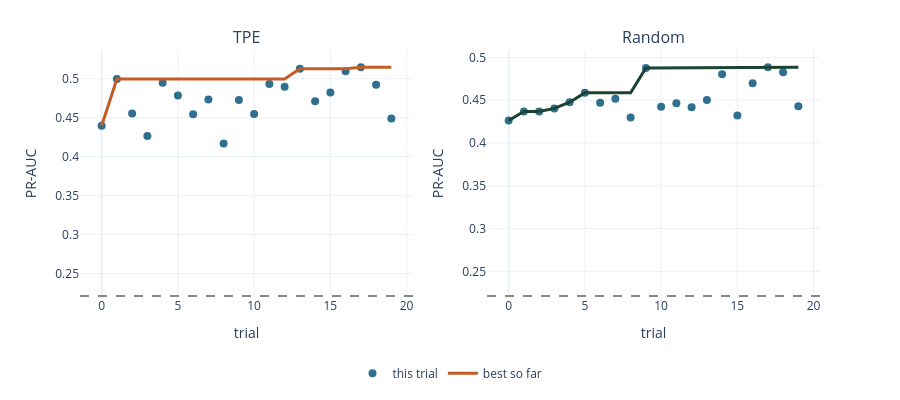

Notebook code cell kept with this figure:
### Markdown cell above
Left = TPE, right = random. Orange / green = **best so far**. TPE's line often climbs sooner. Random can still luck into a good draw; it just does not aim.

### Code cell
def add_history(fig, study, col, showlegend, best_color):
    numbers = [t.number for t in study.trials]
    scores = [t.value for t in study.trials]
    best = pd.Series(scores).cummax()
    fig.add_trace(
        go.Scatter(
            x=numbers,
            y=scores,
            mode="markers",
            name="this trial",
            marker={"color": "#2F6F8F", "size": 8},
            showlegend=showlegend,
        ),
        row=1,
        col=col,
    )
    fig.add_trace(
        go.Scatter(
            x=numbers,
            y=best,
            mode="lines",
            name="best so far",
            line={"width": 3, "color": best_color},
            showlegend=showlegend,
        ),
        row=1,
        col=col,
    )
    fig.add_hline(y=baseline, line_dash="dash", line_color="#888888", row=1, col=col)


fig = make_subplots(rows=1, cols=2, subplot_titles=("TPE", "Random"))
add_history(fig, xgb_tpe, 1, True, "#C45C26")
add_history(fig, xgb_random, 2, False, "#1B4332")
fig.update_xaxes(title_text="trial")
fig.update_yaxes(title_text="PR-AUC")
fig.update_layout(
    template="plotly_white",
    height=400,
    legend={"orientation": "h", "y": -0.25, "x": 0.5, "xanchor": "center"},
    margin={"b": 90, "t": 50},
)
fig.show()

### Figure 1 — Plotly figure (JSON) as saved in the notebook; plotly's stock layout.template omitted (floating-point values rounded to 4 significant figures)
{"data": [{"marker": {"color": "#2F6F8F", "size": 8}, "mode": "markers", "name": "this trial", "showlegend": true, "type": "scatter", "x": [0, 1, 2, 3, 4, 5, 6, 7, 8, 9, 10, 11, 12, 13, 14, 15, 16, 17, 18, 19], "xaxis": "x", "y": [0.4397, 0.4995, 0.4553, 0.4264, 0.4948, 0.4783, 0.4544, 0.4734, 0.4168, 0.4729, 0.4546, 0.4934, 0.4896, 0.5129, 0.4711, 0.4823, 0.5095, 0.5146, 0.4922, 0.449], "yaxis": "y"}, {"line": {"color": "#C45C26", "width": 3}, "mode": "lines", "name": "best so far", "showlegend": true, "type": "scatter", "x": [0, 1, 2, 3, 4, 5, 6, 7, 8, 9, 10, 11, 12, 13, 14, 15, 16, 17, 18, 19], "xaxis": "x", "y": [0.4397, 0.4995, 0.4995, 0.4995, 0.4995, 0.4995, 0.4995, 0.4995, 0.4995, 0.4995, 0.4995, 0.4995, 0.4995, 0.5129, 0.5129, 0.5129, 0.5129, 0.5146, 0.5146, 0.5146], "yaxis": "y"}, {"marker": {"color": "#2F6F8F", "size": 8}, "mode": "markers", "name": "this trial", "showlegend": false, "type": "scatter", "x": [0, 1, 2, 3, 4, 5, 6, 7, 8, 9, 10, 11, 12, 13, 14, 15, 16, 17, 18, 19], "xaxis": "x2", "y": [0.4262, 0.4369, 0.4367, 0.4404, 0.4477, 0.4586, 0.447, 0.4518, 0.4299, 0.4878, 0.4422, 0.4464, 0.4419, 0.4501, 0.4805, 0.4323, 0.4699, 0.4884, 0.4827, 0.443], "yaxis": "y2"}, {"line": {"color": "#1B4332", "width": 3}, "mode": "lines", "name": "best so far", "showlegend": false, "type": "scatter", "x": [0, 1, 2, 3, 4, 5, 6, 7, 8, 9, 10, 11, 12, 13, 14, 15, 16, 17, 18, 19], "xaxis": "x2", "y": [0.4262, 0.4369, 0.4369, 0.4404, 0.4477, 0.4586, 0.4586, 0.4586, 0.4586, 0.4878, 0.4878, 0.4878, 0.4878, 0.4878, 0.4878, 0.4878, 0.4878, 0.4884, 0.4884, 0.4884], "yaxis": "y2"}], "layout": {"annotations": [{"font": {"size": 16}, "showarrow": false, "text": "TPE", "x": 0.225, "xanchor": "center", "xref": "paper", "y": 1, "yanchor": "bottom", "yref": "paper"}, {"font": {"size": 16}, "showarrow": false, "text": "Random", "x": 0.775, "xanchor": "center", "xref": "paper", "y": 1, "yanchor": "bottom", "yref": "paper"}], "height": 400, "legend": {"orientation": "h", "x": 0.5, "xanchor": "center", "y": -0.25}, "margin": {"b": 90, "t": 50}, "shapes": [{"line": {"color": "#888888", "dash": "dash"}, "type": "line", "x0": 0, "x1": 1, "xref": "x domain", "y0": 0.2213, "y1": 0.2213, "yref": "y"}, {"line": {"color": "#888888", "dash": "dash"}, "type": "line", "x0": 0, "x1": 1, "xref": "x2 domain", "y0": 0.2213, "y1": 0.2213, "yref": "y2"}], "xaxis": {"anchor": "y", "domain": [0, 0.45], "title": {"text": "trial"}}, "xaxis2": {"anchor": "y2", "domain": [0.55, 1], "title": {"text": "trial"}}, "yaxis": {"anchor": "x", "domain": [0, 1], "title": {"text": "PR-AUC"}}, "yaxis2": {"anchor": "x2", "domain": [0, 1], "title": {"text": "PR-AUC"}}}}
